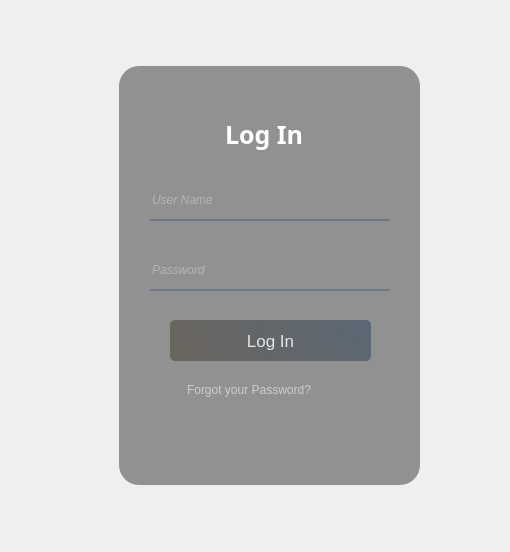
<?xml version="1.0" encoding="UTF-8"?>
<ui version="4.0">
 <class>Form</class>
 <widget class="QWidget" name="Form">
  <property name="geometry">
   <rect>
    <x>0</x>
    <y>0</y>
    <width>510</width>
    <height>552</height>
   </rect>
  </property>
  <property name="windowTitle">
   <string>Qt-Designer</string>
  </property>
  <property name="styleSheet">
   <string notr="true"/>
  </property>
  <widget class="QWidget" name="widget" native="true">
   <property name="geometry">
    <rect>
     <x>40</x>
     <y>20</y>
     <width>451</width>
     <height>511</height>
    </rect>
   </property>
   <widget class="QLabel" name="label">
    <property name="geometry">
     <rect>
      <x>-130</x>
      <y>0</y>
      <width>731</width>
      <height>541</height>
     </rect>
    </property>
    <property name="styleSheet">
     <string notr="true">border-radius:20px;

image: url(:/gui_images/pexels-coco-hache-12411681.jpg);
</string>
    </property>
    <property name="lineWidth">
     <number>1</number>
    </property>
    <property name="text">
     <string/>
    </property>
   </widget>
   <widget class="QLabel" name="label_2">
    <property name="geometry">
     <rect>
      <x>79</x>
      <y>46</y>
      <width>301</width>
      <height>419</height>
     </rect>
    </property>
    <property name="font">
     <font>
      <pointsize>12</pointsize>
      <weight>75</weight>
      <bold>true</bold>
     </font>
    </property>
    <property name="styleSheet">
     <string notr="true">background-color: rgba(0, 0, 0, 100);
border-radius:20px;</string>
    </property>
    <property name="text">
     <string/>
    </property>
   </widget>
   <widget class="QLabel" name="log_in">
    <property name="geometry">
     <rect>
      <x>185</x>
      <y>89</y>
      <width>111</width>
      <height>51</height>
     </rect>
    </property>
    <property name="font">
     <font>
      <family>KacstScreen</family>
      <pointsize>19</pointsize>
      <weight>75</weight>
      <bold>true</bold>
     </font>
    </property>
    <property name="styleSheet">
     <string notr="true">color: rgb(255, 255, 255);</string>
    </property>
    <property name="text">
     <string>Log In</string>
    </property>
   </widget>
   <widget class="QLineEdit" name="lineEdit">
    <property name="geometry">
     <rect>
      <x>110</x>
      <y>160</y>
      <width>240</width>
      <height>41</height>
     </rect>
    </property>
    <property name="font">
     <font>
      <italic>true</italic>
     </font>
    </property>
    <property name="styleSheet">
     <string notr="true">background-color:rgba(0, 0, 0, 0);
border:none;
border-bottom:2px solid rgba(105, 118, 132, 225);
color:rgba(225, 225, 225, 230);</string>
    </property>
    <property name="echoMode">
     <enum>QLineEdit::Normal</enum>
    </property>
    <property name="placeholderText">
     <string>User Name</string>
    </property>
   </widget>
   <widget class="QLineEdit" name="lineEdit_2">
    <property name="geometry">
     <rect>
      <x>110</x>
      <y>230</y>
      <width>240</width>
      <height>41</height>
     </rect>
    </property>
    <property name="font">
     <font>
      <italic>true</italic>
     </font>
    </property>
    <property name="styleSheet">
     <string notr="true">background-color:rgba(0, 0, 0, 0);
border:none;
border-bottom:2px solid rgba(105, 118, 132, 225);
color:rgba(225, 225, 225, 230);</string>
    </property>
    <property name="echoMode">
     <enum>QLineEdit::Password</enum>
    </property>
    <property name="placeholderText">
     <string>Password</string>
    </property>
   </widget>
   <widget class="QPushButton" name="pushButton">
    <property name="geometry">
     <rect>
      <x>130</x>
      <y>300</y>
      <width>201</width>
      <height>41</height>
     </rect>
    </property>
    <property name="font">
     <font>
      <family>Ubuntu</family>
      <pointsize>13</pointsize>
      <weight>50</weight>
      <bold>false</bold>
     </font>
    </property>
    <property name="autoFillBackground">
     <bool>false</bool>
    </property>
    <property name="styleSheet">
     <string notr="true">QPushButton#pushButton { 
 background-color: qlineargradient(spread:pad, x1:0, y1:0.505682, x2:1, y2:0.447, stop:0 rgba(105, 101, 95, 1), stop:1 rgba(85, 98, 112, 226));
 color:rgba(255, 255, 255, 210);
 border-radius:5px; 
}
QPushButton#pushButton:hover { 
 background-color: qlineargradient(spread:pad, x1:0, y1:0.505682, x2:1, y2:0.447, stop:0 rgba(40, 67, 98, 219), stop:1 rgba(105, 118, 132, 226));
}
QPushButton#pushButton:pressed { 
 background-color:rgba(105, 118, 132, 200); 
}</string>
    </property>
    <property name="text">
     <string>Log In</string>
    </property>
   </widget>
   <widget class="QLabel" name="label_3">
    <property name="geometry">
     <rect>
      <x>147</x>
      <y>360</y>
      <width>161</width>
      <height>20</height>
     </rect>
    </property>
    <property name="styleSheet">
     <string notr="true">color: rgba(255, 255, 255, 140);</string>
    </property>
    <property name="text">
     <string>Forgot your Password?</string>
    </property>
   </widget>
  </widget>
 </widget>
 <resources>
  <include location="../python_files/res.qrc"/>
 </resources>
 <connections/>
</ui>
